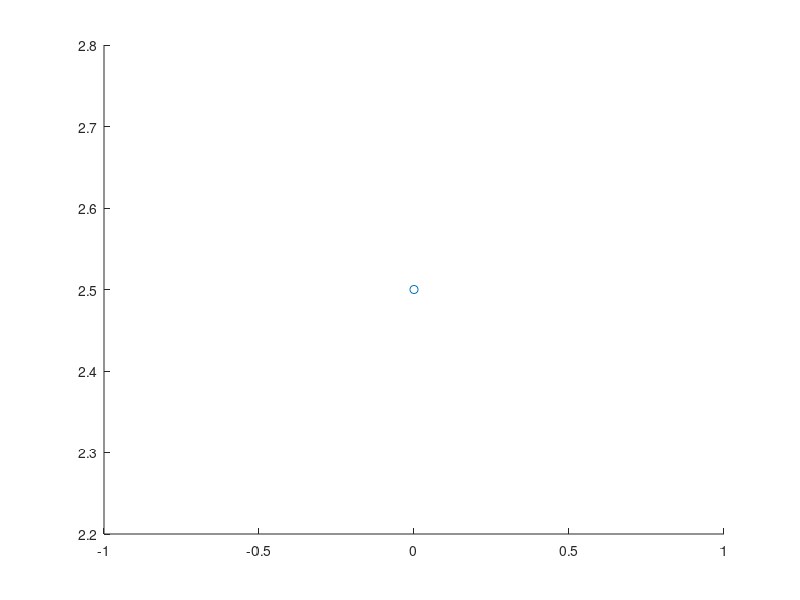

Source code (MATLAB): (Note: this script raises an error after producing the figure.)
clc
close all

fprintf('GRAVITATIONAL ACCELERATION OF A\n')
fprintf('FREE-FALLING PARTICLE\n')
fprintf('==============================\n\n')

h0 = input('Enter initial height of object (m): ');
g = input('Enter the magnitude (absolute value) of gravitational acceleration of object (ms^-2): ');

v = -g / 2;

increment = 0.1;
xmin = 1;
xmax = sqrt(h0/(-v));

for i = xmin : increment : xmax
   axis([-1 1 0 h0])
   p = scatter(0, h0 + v*i^2);
   pausetime = (1/h0)/(g*i);
   
   p.MarkerEdgeColor = [0 0 0];
   p.MarkerFaceColor = [1 1 1];
   pause(pausetime)
   
   p.MarkerEdgeColor = [0 0 0];
   p.MarkerFaceColor = [1 1 1];
   pause(pausetime)
   
   p.MarkerEdgeColor = [0 0 0];
   p.MarkerFaceColor = [1 1 1];
   pause(pausetime)
   hold on
   
   delete(findobj(p, 'type', 'patch'));
   if i == xmax
       break
   end
end
%close all